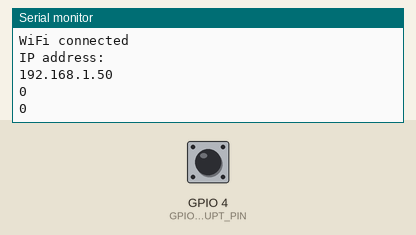
Recording of a sketch running on a simulated ESP8266 (NodeMCU). On the bench: the last lines printed to the serial monitor. Inputs (shaded band) come from the test bench; at power-on: GPIO 4 (GPIO_INTERRUPT_PIN) HIGH. WiFi joins after 1.5 s; servers stay silent unless stated.

Above: at 2.7 s.
2.8 s: GPIO 4 (GPIO_INTERRUPT_PIN) pulled LOW for 0.15 s
At 4.1 s:
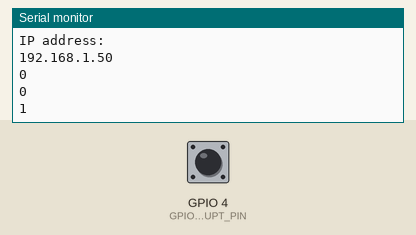
4.4 s: GPIO 4 (GPIO_INTERRUPT_PIN) pulled LOW for 1 s
At 6.3 s:
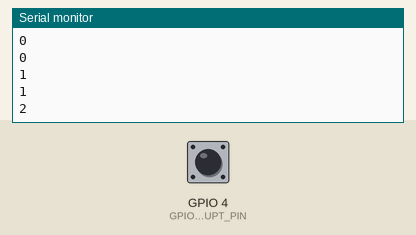
6.9 s: GPIO 4 (GPIO_INTERRUPT_PIN) pulled LOW for 0.15 s
At 8.3 s:
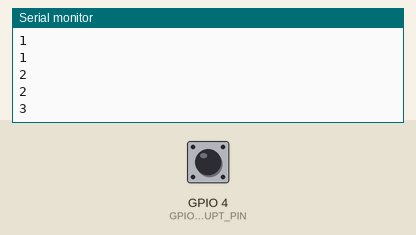
Timing chart, 0 to 9.9 s (numbered marks = the images above; inputs shaded):
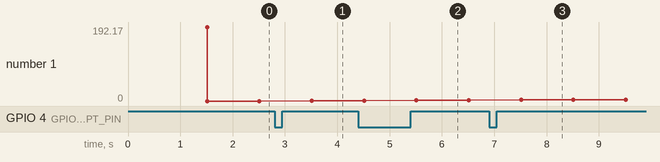

The sketch:

esp8266_post_count.ino
```cpp
// Wifi
#include <ESP8266WiFi.h>
#include <ESP8266WiFiMulti.h>
#include <ESP8266HTTPClient.h>

const char* WIFI_SSID = "LEO1_TEAM_11";
const char* WIFI_PASSWORD = "group110";

ESP8266WiFiMulti WiFiMulti;

// Counter
#define GPIO_INTERRUPT_PIN 4
#define DEBOUNCE_TIME 200 // milliseconds

volatile unsigned long count_prev_time;
volatile unsigned long count;

// POST
#define POST_URL "http://192.168.10.1/log.php"
#define POST_INTERVAL 30000 // milliseconds
unsigned long prev_post_time;
char post_str[50];

// debug
#define DEBUG_INTERVAL 1000
unsigned long prev_debug_time;


ICACHE_RAM_ATTR void count_isr()
{
  if (count_prev_time + DEBOUNCE_TIME < millis() || count_prev_time > millis())
  {
    count_prev_time = millis();
    count++;
  }
}

void setup()
{
  // count
  count_prev_time = millis();
  count = 0;
  pinMode(GPIO_INTERRUPT_PIN, INPUT_PULLUP);
  attachInterrupt(digitalPinToInterrupt(GPIO_INTERRUPT_PIN), count_isr, RISING);

  // serial
  Serial.begin(115200);
  Serial.setDebugOutput(true);
  delay(10);
  // We start by connecting to a WiFi network
  Serial.println();
  Serial.println();
  Serial.print("Connecting to ");
  Serial.println(WIFI_SSID);

  // wifi
    /* Explicitly set the ESP8266 to be a WiFi-client, otherwise, it by default,
       would try to act as both a client and an access-point and could cause
       network-issues with your other WiFi-devices on your WiFi-network. */
  WiFi.mode(WIFI_STA);
  WiFi.begin(WIFI_SSID, WIFI_PASSWORD);
  while (WiFi.status() != WL_CONNECTED)
  {
    delay(500);
    Serial.print(".");
  }
  Serial.println("");
  Serial.println("WiFi connected");
  Serial.println("IP address: ");
  Serial.println(WiFi.localIP());
}

void post_data()
{
   sprintf (post_str, "log=%lu" , count);
   Serial.println(post_str);
   count = 0;
  // wait for WiFi connection
  if((WiFiMulti.run() == WL_CONNECTED))
  {
    Serial.print("connecting");

    WiFiClient client;
    HTTPClient http;
    http.begin(client, POST_URL);
    http.addHeader("Content-Type", "application/x-www-form-urlencoded");
    http.POST(post_str);
    String payload = http.getString();
    http.end();

    Serial.print("[HTTP] result: ");
    Serial.print(payload);
    Serial.print("\n");
  }
}

void loop()
{
    if (millis() - prev_post_time >= POST_INTERVAL)
    {
      prev_post_time = millis();
      post_data();
    }

    if (millis() - prev_debug_time >= DEBUG_INTERVAL)
    {
      prev_debug_time = millis();
      Serial.println(count);
    }
}
```

Measured:
- after the input at 2.8 s, the serial monitor: prints a new line after 0.71 s (image 1)
- after the input at 4.4 s, the serial monitor: prints a new line after 1.1 s (image 2)
- after the input at 6.9 s, the serial monitor: prints a new line after 0.61 s (image 3)
- plotted number 1: 1 → 2 after the input at 4.4 s, 2 → 3 after the input at 6.9 s
